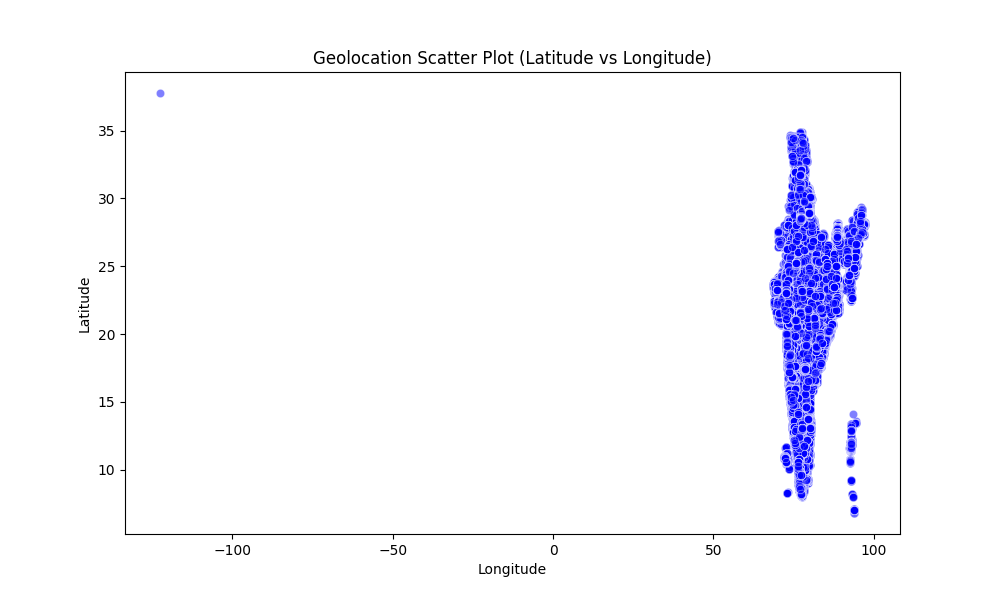

Source code (Python):
import pandas as pd
import matplotlib.pyplot as plt
import seaborn as sns

file_path = "../CompleteDataset/merged_output_cleaned.csv"

df = pd.read_csv(file_path)


# Create a scatter plot of latitude vs longitude
plt.figure(figsize=(10, 6))

# Scatter plot
sns.scatterplot(x=df["longitude"], y=df["latitude"], alpha=0.5, color="blue")

# Labels and title
plt.title("Geolocation Scatter Plot (Latitude vs Longitude)")
plt.xlabel("Longitude")
plt.ylabel("Latitude")


# Show the plot
plt.show()


# Clearly shows the spatial distribution of data points.
# Highlights clusters of observations and potential outliers.
# Provides a direct geographical context for the dataset.


# Since the points are closely packed, longitude has a consistent effect on temperature.
# The temperature drop might be due to geographical factors like proximity to oceans, altitude, or climate zones.
